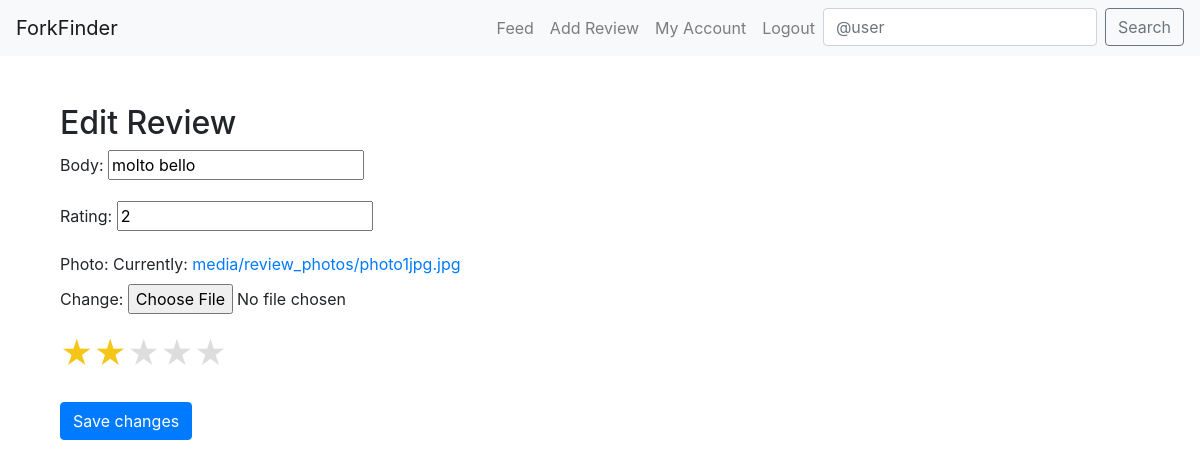
/edit_review/1/ (signed in), run on an earlier commit of the app's database.
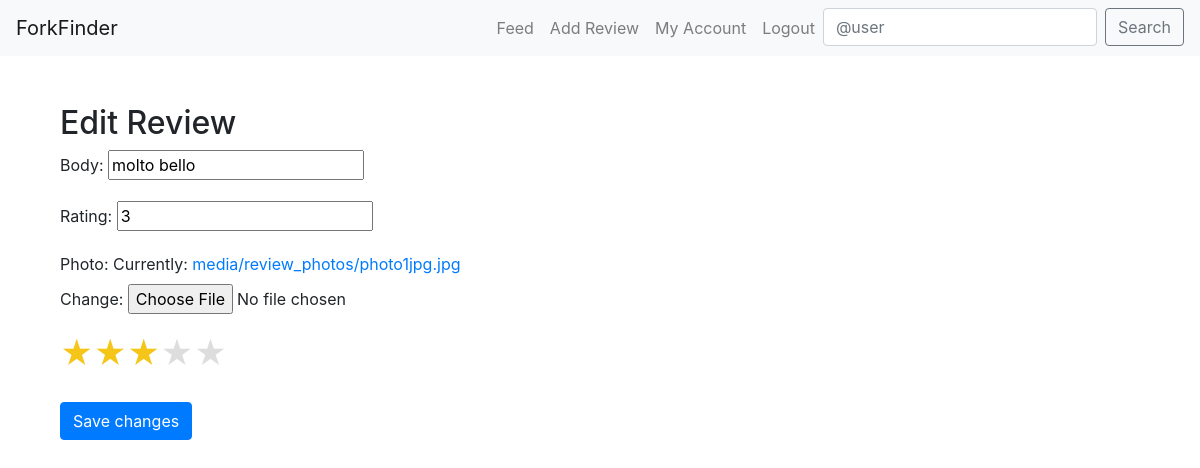
And on a later commit of the database.
### core/models.py (models this page shows, shortened)
class Review(models.Model):
    user= models.ForeignKey(
        User, related_name="reviews", on_delete=models.CASCADE)
    restaurant = models.ForeignKey(
        Restaurant, on_delete=models.CASCADE)
    body = models.CharField(max_length=255)
    rating = models.PositiveSmallIntegerField()
    photo = models.ImageField(upload_to='media/review_photos/')
    is_featured = models.BooleanField(default=False)
    created_at = models.DateTimeField(auto_now_add=True)
    favorited_by = models.ManyToManyField(Profile, related_name='favorite_reviews', blank=True)

### core/views.py (the view)
# urls.py: path('edit_review/<int:pk>/', edit_review, name='edit_review'),
@login_required
def edit_review(request, pk):
    review = get_object_or_404(Review, pk=pk, user=request.user)
    if request.method == 'POST':
        form = ReviewForm(request.POST, request.FILES, instance=review)
        if form.is_valid():
            form.save()
            return redirect('profile', pk=request.user.pk)
    else:
        form = ReviewForm(instance=review)
    return render(request, 'edit_review.html', {'form': form, 'review': review})

### core/forms.py
class ReviewForm(forms.ModelForm):
    class Meta:
        model = Review
        fields = ['body', 'rating', 'photo']

### templates/edit_review.html (shortened to what this page needs)
{% extends "base.html" %}
{% block content %}
<div class="container">
    <h2>Edit Review</h2>
    <form method="post" enctype="multipart/form-data">
        {{ form.as_p }}
        <div class="form-group">
            <div class="star-rating">
                <input type="radio" id="star5" name="rating" value="5" {% if form.instance.rating == 5 %}checked{% endif %}><label for="star5" title="5 stars">&#9733;</label>
                <input type="radio" id="star4" name="rating" value="4" {% if form.instance.rating == 4 %}checked{% endif %}><label for="star4" title="4 stars">&#9733;</label>
                <input type="radio" id="star3" name="rating" value="3" {% if form.instance.rating == 3 %}checked{% endif %}><label for="star3" title="3 stars">&#9733;</label>
                <input type="radio" id="star2" name="rating" value="2" {% if form.instance.rating == 2 %}checked{% endif %}><label for="star2" title="2 stars">&#9733;</label>
                <input type="radio" id="star1" name="rating" value="1" {% if form.instance.rating == 1 %}checked{% endif %}><label for="star1" title="1 star">&#9733;</label>
            </div>
        </div>
        <button type="submit" class="btn btn-primary">Save changes</button>
    </form>
</div>
{% endblock %}

What changed in the data, as far as the page shows it:
changed Review "molto bello": rating "2" → "3"
